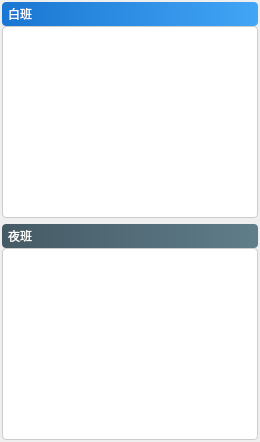
            <widget class="QWidget" name="tab1">
             <attribute name="title">
              <string>白/夜班产能</string>
             </attribute>
             <layout class="QVBoxLayout" name="verticalLayout_6">
              <property name="leftMargin">
               <number>2</number>
              </property>
              <property name="topMargin">
               <number>2</number>
              </property>
              <property name="rightMargin">
               <number>2</number>
              </property>
              <property name="bottomMargin">
               <number>2</number>
              </property>
              <item>
               <layout class="QVBoxLayout" name="verticalLayout_11">
                <property name="spacing">
                 <number>0</number>
                </property>
                <item>
                 <widget class="QLabel" name="label_20">
                  <property name="minimumSize">
                   <size>
                    <width>0</width>
                    <height>20</height>
                   </size>
                  </property>
                  <property name="maximumSize">
                   <size>
                    <width>16777215</width>
                    <height>25</height>
                   </size>
                  </property>
                  <property name="styleSheet">
                   <string notr="true">font: bold 10pt &quot;Microsoft YaHei&quot;;
background: qlineargradient(x1:0, y1:0, x2:1, y2:0, stop:0 #1976D2, stop:1 #42A5F5);
color: white;
padding: 3px;
border-radius: 4px;
</string>
                  </property>
                  <property name="text">
                   <string>白班</string>
                  </property>
                 </widget>
                </item>
                <item>
                 <widget class="QTableWidget" name="tableWidget_Bai">
                  <property name="styleSheet">
                   <string notr="true">QTableWidget {
    background-color: white;
    alternate-background-color: #F5F5F5;
    gridline-color: #E0E0E0;
    selection-background-color: #42A5F5;
    selection-color: white;
    border: 1px solid #CCCCCC;
    border-radius: 4px;
}
QHeaderView::section {
    background-color: #1976D2;
    color: white;
    padding: 5px;
    border: none;
    font: bold 9pt &quot;Microsoft YaHei&quot;;
}
QTableWidget::item {
    padding: 5px;
    font: 9pt &quot;Microsoft YaHei&quot;;
}
QTableWidget::item:selected {
    background-color: #42A5F5;
    color: white;
}</string>
                  </property>
                 </widget>
                </item>
               </layout>
              </item>
              <item>
               <layout class="QVBoxLayout" name="verticalLayout_10">
                <property name="spacing">
                 <number>0</number>
                </property>
                <item>
                 <widget class="QLabel" name="label_21">
                  <property name="minimumSize">
                   <size>
                    <width>0</width>
                    <height>20</height>
                   </size>
                  </property>
                  <property name="maximumSize">
                   <size>
                    <width>16777215</width>
                    <height>35</height>
                   </size>
                  </property>
                  <property name="styleSheet">
                   <string notr="true">font: bold 10pt &quot;Microsoft YaHei&quot;;
background: qlineargradient(x1:0, y1:0, x2:1, y2:0, stop:0 #455A64, stop:1 #607D8B);
color: white;
padding: 3px;
border-radius: 4px;</string>
                  </property>
                  <property name="text">
                   <string>夜班</string>
                  </property>
                 </widget>
                </item>
                <item>
                 <widget class="QTableWidget" name="tableWidget_Ye">
                  <property name="styleSheet">
                   <string notr="true">QTableWidget {
    background-color: white;
    alternate-background-color: #F5F5F5;
    gridline-color: #E0E0E0;
    selection-background-color: #42A5F5;
    selection-color: white;
    border: 1px solid #CCCCCC;
    border-radius: 4px;
}
QHeaderView::section {
    background-color: #1976D2;
    color: white;
    padding: 5px;
    border: none;
    font: bold 9pt &quot;Microsoft YaHei&quot;;
}
QTableWidget::item {
    padding: 5px;
    font: 9pt &quot;Microsoft YaHei&quot;;
}
QTableWidget::item:selected {
    background-color: #42A5F5;
    color: white;
}</string>
                  </property>
                 </widget>
                </item>
               </layout>
              </item>
             </layout>
            </widget>
